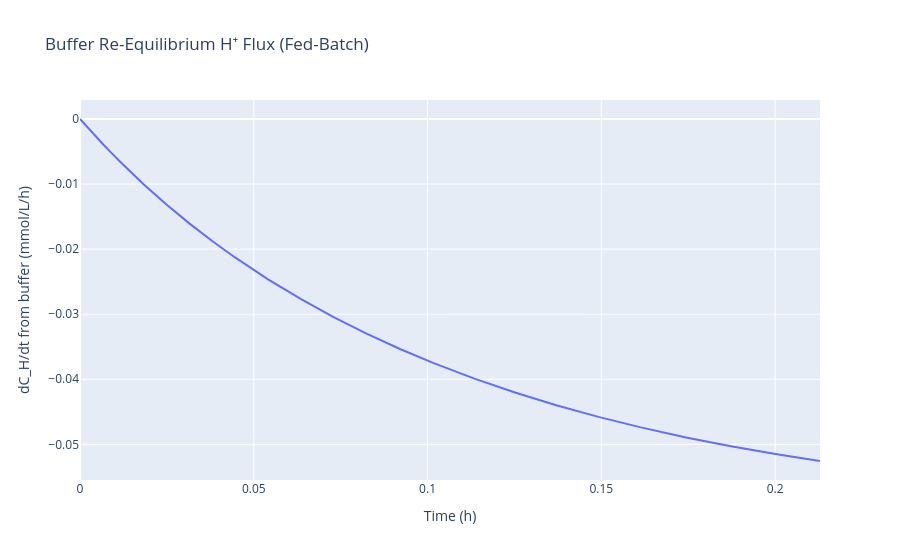

The notebook cell saved with this chart:
### Markdown cell above
## Test 5: Buffer Re-Equilibration H⁺ Flux

The `dC_H_dt_from_buffer` term captures the H⁺ flux when feed medium (at feed pH) enters the culture
(at setpoint pH) and buffer re-equilibrates. Verify it's non-zero during feeding.

### Code cell
dC_H_buf = batch_buf.dC_H_dt_from_buffer_list

fig = go.Figure()
fig.add_trace(go.Scatter(x=t, y=dC_H_buf, name='dC_H_dt_from_buffer (mmol/L/h)'))
fig.update_layout(title='Buffer Re-Equilibrium H⁺ Flux (Fed-Batch)', xaxis_title='Time (h)', yaxis_title='dC_H/dt from buffer (mmol/L/h)')
fig.show()

print(f'dC_H_dt_from_buffer: min={dC_H_buf.min():.6e}, max={dC_H_buf.max():.6e}')
print(f'Non-zero values: {np.sum(np.abs(dC_H_buf) > 1e-15)} / {len(dC_H_buf)}')

### Figure 1 — Plotly figure (JSON) as saved in the notebook; plotly's stock layout.template omitted (floating-point values rounded to 4 significant figures)
{"data": [{"name": "dC_H_dt_from_buffer (mmol/L/h)", "type": "scatter", "x": [0.0, 0.0002003, 0.0003495, 0.0004987, 0.0007592, 0.00102, 0.00128, 0.003886, 0.006491, 0.009096, 0.0117, 0.01828, 0.02487, 0.03145, 0.03803, 0.04462, 0.05411, 0.06361, 0.0731, 0.0826, 0.09209, 0.1016, 0.1135, 0.1254, 0.1373, 0.1492, 0.1611, 0.1744, 0.1877, 0.201, 0.2129], "y": [0.0, -0.0001226, -0.0002139, -0.0003052, -0.0004646, -0.0006174, -0.0007739, -0.002312, -0.003804, -0.00525, -0.006652, -0.01002, -0.01313, -0.01604, -0.01875, -0.02128, -0.02463, -0.02769, -0.03048, -0.03302, -0.03535, -0.03748, -0.0399, -0.04207, -0.04402, -0.04578, -0.04736, -0.04893, -0.05033, -0.05158, -0.05256]}], "layout": {"title": {"text": "Buffer Re-Equilibrium H⁺ Flux (Fed-Batch)"}, "xaxis": {"title": {"text": "Time (h)"}}, "yaxis": {"title": {"text": "dC_H/dt from buffer (mmol/L/h)"}}}}
